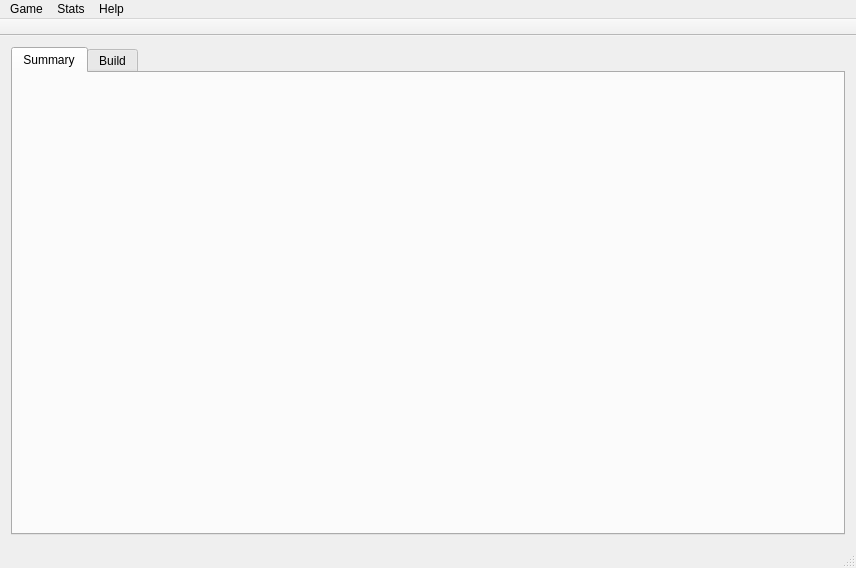
<?xml version="1.0" encoding="UTF-8"?>
<ui version="4.0">
 <class>ManitaeMainWindow</class>
 <widget class="QMainWindow" name="ManitaeMainWindow">
  <property name="geometry">
   <rect>
    <x>0</x>
    <y>0</y>
    <width>856</width>
    <height>568</height>
   </rect>
  </property>
  <property name="windowTitle">
   <string>Manitae</string>
  </property>
  <widget class="QWidget" name="centralWidget">
   <layout class="QGridLayout" name="gridLayout_2">
    <item row="0" column="0">
     <widget class="QTabWidget" name="tabWidget">
      <property name="currentIndex">
       <number>0</number>
      </property>
      <widget class="QWidget" name="tab">
       <attribute name="title">
        <string>Summary</string>
       </attribute>
       <layout class="QGridLayout" name="gridLayout">
        <item row="0" column="0">
         <widget class="ManitaeSummary" name="widget" native="true"/>
        </item>
       </layout>
      </widget>
      <widget class="QWidget" name="tab_2">
       <attribute name="title">
        <string>Build</string>
       </attribute>
       <layout class="QGridLayout" name="gridLayout_3">
        <item row="0" column="0">
         <widget class="ManitaeBuildWidget" name="widget_2" native="true"/>
        </item>
       </layout>
      </widget>
     </widget>
    </item>
   </layout>
  </widget>
  <widget class="QMenuBar" name="menuBar">
   <property name="geometry">
    <rect>
     <x>0</x>
     <y>0</y>
     <width>856</width>
     <height>21</height>
    </rect>
   </property>
   <widget class="QMenu" name="menuGame">
    <property name="title">
     <string>Game</string>
    </property>
    <addaction name="actionNew_Game"/>
    <addaction name="separator"/>
    <addaction name="actionEnd_Turn"/>
    <addaction name="separator"/>
    <addaction name="actionExit"/>
   </widget>
   <widget class="QMenu" name="menuStats">
    <property name="title">
     <string>Stats</string>
    </property>
    <addaction name="actionPopulation"/>
    <addaction name="actionEconomy"/>
    <addaction name="actionResearch"/>
    <addaction name="actionResources"/>
   </widget>
   <widget class="QMenu" name="menuHelp">
    <property name="title">
     <string>Help</string>
    </property>
    <addaction name="actionHelp"/>
   </widget>
   <addaction name="menuGame"/>
   <addaction name="menuStats"/>
   <addaction name="menuHelp"/>
  </widget>
  <widget class="QToolBar" name="mainToolBar">
   <property name="movable">
    <bool>false</bool>
   </property>
   <property name="floatable">
    <bool>false</bool>
   </property>
   <attribute name="toolBarArea">
    <enum>TopToolBarArea</enum>
   </attribute>
   <attribute name="toolBarBreak">
    <bool>false</bool>
   </attribute>
  </widget>
  <widget class="QStatusBar" name="statusBar"/>
  <action name="actionNew_Game">
   <property name="text">
    <string>New Game</string>
   </property>
   <property name="shortcut">
    <string>Ctrl+N</string>
   </property>
  </action>
  <action name="actionEnd_Turn">
   <property name="text">
    <string>End Turn</string>
   </property>
   <property name="shortcut">
    <string>Ctrl+T</string>
   </property>
  </action>
  <action name="actionExit">
   <property name="text">
    <string>Exit</string>
   </property>
   <property name="shortcut">
    <string>Ctrl+Q</string>
   </property>
   <property name="menuRole">
    <enum>QAction::QuitRole</enum>
   </property>
  </action>
  <action name="actionPopulation">
   <property name="text">
    <string>Population</string>
   </property>
   <property name="shortcut">
    <string>Ctrl+P</string>
   </property>
  </action>
  <action name="actionEconomy">
   <property name="text">
    <string>Economy</string>
   </property>
   <property name="shortcut">
    <string>Ctrl+E</string>
   </property>
  </action>
  <action name="actionResources">
   <property name="text">
    <string>Resources</string>
   </property>
   <property name="shortcut">
    <string>Ctrl+Shift+R</string>
   </property>
  </action>
  <action name="actionResearch">
   <property name="text">
    <string>Research</string>
   </property>
   <property name="shortcut">
    <string>Ctrl+R</string>
   </property>
  </action>
  <action name="actionHelp">
   <property name="text">
    <string>Help</string>
   </property>
   <property name="shortcut">
    <string>F1</string>
   </property>
  </action>
 </widget>
 <layoutdefault spacing="6" margin="11"/>
 <customwidgets>
  <customwidget>
   <class>ManitaeSummary</class>
   <extends>QWidget</extends>
   <header>ManitaeSummary.h</header>
   <container>1</container>
  </customwidget>
  <customwidget>
   <class>ManitaeBuildWidget</class>
   <extends>QWidget</extends>
   <header>ManitaeBuildWidget.h</header>
   <container>1</container>
  </customwidget>
 </customwidgets>
 <resources/>
 <connections>
  <connection>
   <sender>actionExit</sender>
   <signal>triggered()</signal>
   <receiver>ManitaeMainWindow</receiver>
   <slot>close()</slot>
   <hints>
    <hint type="sourcelabel">
     <x>-1</x>
     <y>-1</y>
    </hint>
    <hint type="destinationlabel">
     <x>427</x>
     <y>283</y>
    </hint>
   </hints>
  </connection>
 </connections>
</ui>
